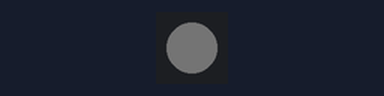
Simulated run of this sketch. Board: ESP32-S3. Shown: 1 RGB LEDs in strip order, left to right. Dim RGB values are drawn brighter than linear; what the sketch prints to the serial monitor is not drawn.

Above: at 0.02 s.
At 2.38 s:
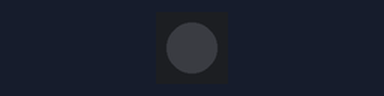
Timing chart, 0 to 3.0 s (numbered marks = the images above):
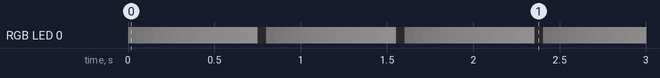

The sketch:

rgbtest.ino
```cpp
#include <Adafruit_NeoPixel.h>

#define N_PIXELS 1
#define RGB_PIN 48
#define PIXEL_FORMAT NEO_GRB+NEO_KHZ800
Adafruit_NeoPixel pixels(N_PIXELS, RGB_PIN, PIXEL_FORMAT);
uint8_t r,g,b;
hw_timer_t *timer1;

#define TIMER1 1
void setup() {
  Serial.begin(115200);
  Serial.println("Starting sketch");
  pixels.begin();
//  timer1 = timerBegin(TIMER1, uint16_t divider, bool countUp);
}

#define DELAYVAL 500
void loop() {
  r=(r+1)%16;
  g=(g+1)%16;
  b=(b+1)%16;

  pixels.clear();
  pixels.setPixelColor(0, pixels.Color(r, g, b));
  pixels.show();

  delay(50);
}
```

Measured:
- by itself, everything shown: repeats every 0.80 s, in 16 steps
